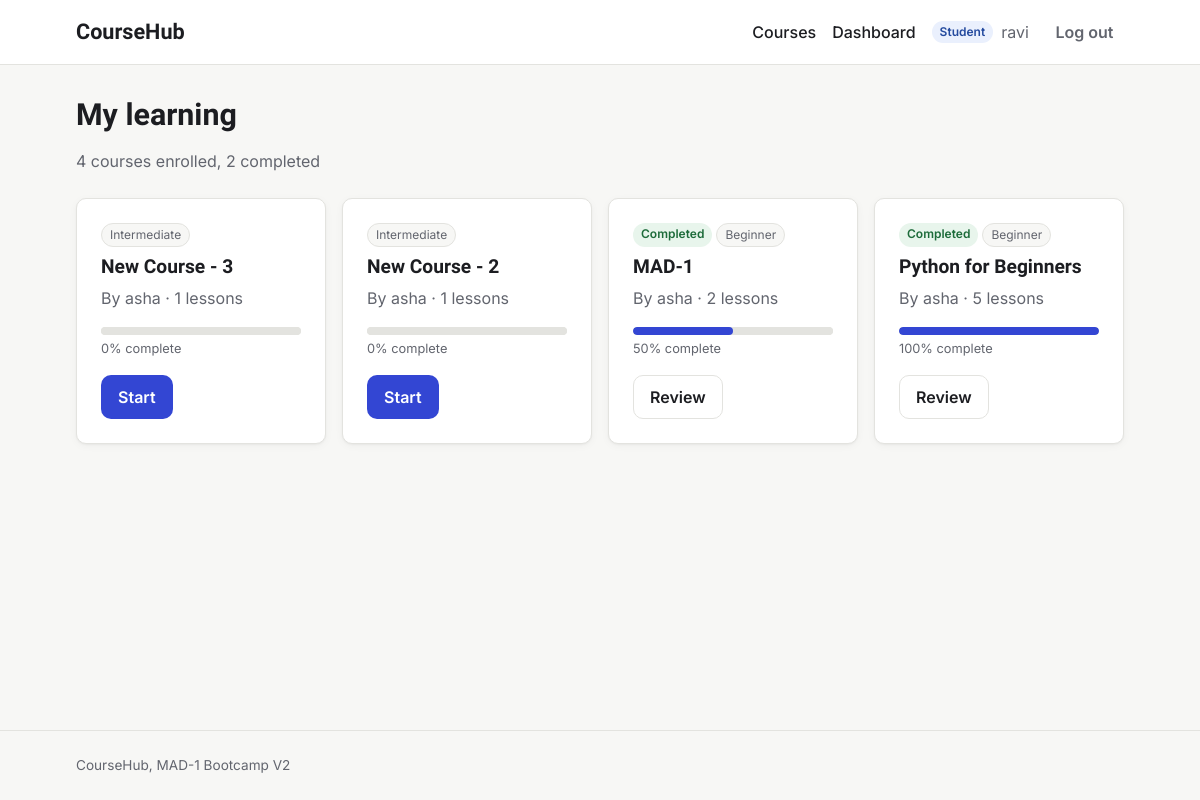
/student/dashboard (signed in), run on an earlier commit of the app's database.
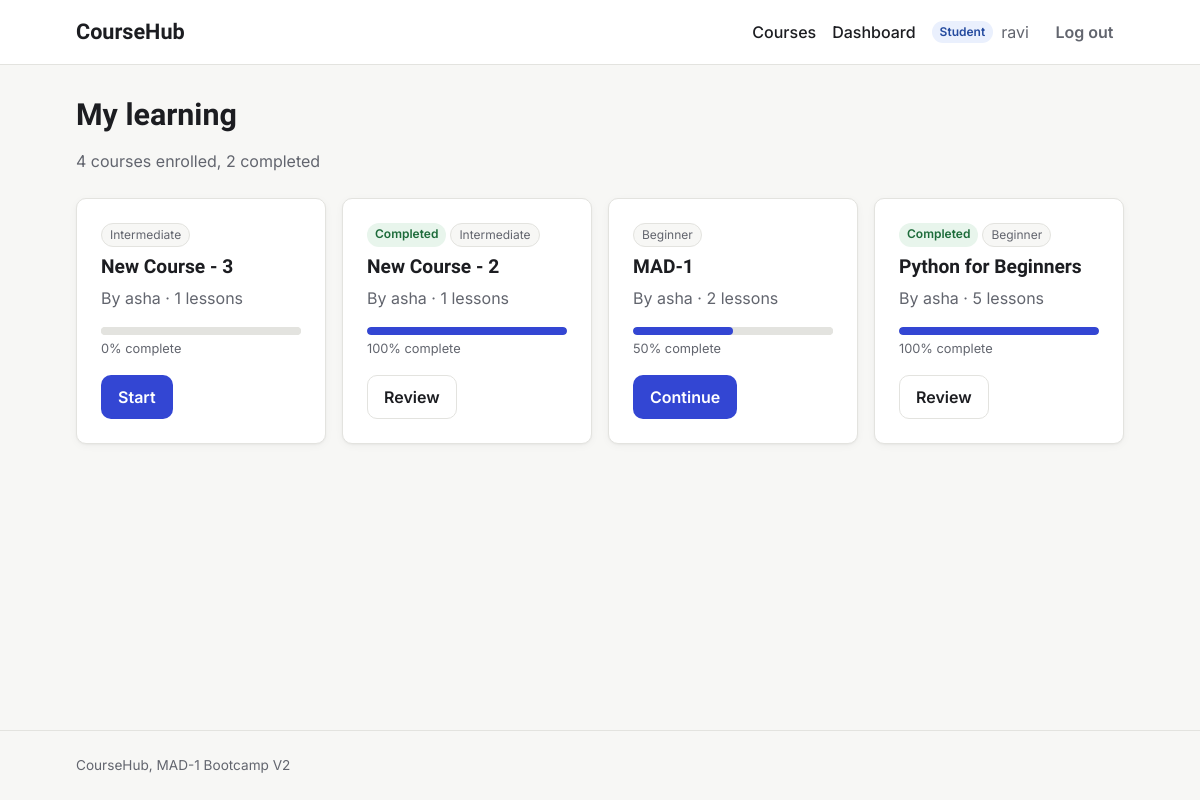
And on a later commit of the database.
### models.py (models this page shows, shortened)
class User(db.Model):
    id = db.Column(db.Integer, primary_key=True)
    username = db.Column(db.String(80), unique=True, nullable=False)
    email = db.Column(db.String(120), unique=True, nullable=False)
    password_hash = db.Column(db.String(256), nullable=False)
    role = db.Column(db.String(20), nullable=False, default="student")
    bio = db.Column(db.Text)
    avatar = db.Column(db.String(200))
    created_at = db.Column(db.DateTime, default=utc_now)
    is_active = db.Column(db.Boolean, default=True)
    taught_courses = db.relationship("Course", backref="instructor", lazy=True)
    enrollments = db.relationship(
        "Enrollment", backref="student", cascade="all, delete-orphan"
    )
    completions = db.relationship(
        "LessonCompletion", backref="student", cascade="all, delete-orphan"
    )

class Enrollment(db.Model):
    id = db.Column(db.Integer, primary_key=True)
    student_id = db.Column(db.Integer, db.ForeignKey("user.id"), nullable=False)
    course_id = db.Column(db.Integer, db.ForeignKey("course.id"), nullable=False)
    enrolled_at = db.Column(db.DateTime, default=utc_now)
    completed_at = db.Column(db.DateTime)
    __table_args__ = (
        db.UniqueConstraint("student_id", "course_id", name="unique_enrollment"),
    )
    @property
    def progress(self):
        total = db.session.scalar(
            db.select(db.func.count(Lesson.id)).where(
                Lesson.course_id == self.course_id
            )
        )
        if not total:
            return 0
        completed = db.session.scalar(
            db.select(db.func.count(LessonCompletion.id))
            .join(Lesson)
            .where(
                LessonCompletion.student_id == self.student_id,
                Lesson.course_id == self.course_id,
            )
        )
        return round(completed / total * 100)

class Course(db.Model):
    id = db.Column(db.Integer, primary_key=True)
    title = db.Column(db.String(200), nullable=False)
    slug = db.Column(db.String(200), unique=True, nullable=False)
    description = db.Column(db.Text)
    short_description = db.Column(db.String(500))
    thumbnail = db.Column(db.String(300))
    price = db.Column(db.Float, default=0.0)
    category = db.Column(db.String(50))
    level = db.Column(db.String(20))
    is_published = db.Column(db.Boolean, default=False)
    is_featured = db.Column(db.Boolean, default=False)
    instructor_id = db.Column(db.Integer, db.ForeignKey("user.id"), nullable=False)
    created_at = db.Column(db.DateTime, default=utc_now)
    updated_at = db.Column(db.DateTime, default=utc_now, onupdate=utc_now)
    lessons = db.relationship(
        "Lesson",
        backref="course",
        cascade="all, delete-orphan",
        order_by="Lesson.order",
    )
    enrollments = db.relationship(
        "Enrollment", backref="course", cascade="all, delete-orphan"
    )

### routes/student.py (the view)
@bp.route("/student/dashboard")
@student_required
def dashboard():
    enrollments = sorted(
        g.user.enrollments, key=lambda e: e.enrolled_at, reverse=True
    )
    return render_template("student_dashboard.html", enrollments=enrollments)

### helpers.py (called while the page is built)
def login_required(view):
    @wraps(view)
    def wrapped(*args, **kwargs):
        if g.user is None:
            flash("Please log in to continue.", "warning")
            return redirect(url_for("auth.login", next=request.full_path))
        return view(*args, **kwargs)
    return wrapped

def role_required(*roles):
    def decorator(view):
        @wraps(view)
        @login_required
        def wrapped(*args, **kwargs):
            if g.user.role not in roles:
                abort(403)
            return view(*args, **kwargs)
        return wrapped
    return decorator

### templates/student_dashboard.html (shortened to what this page needs)
{% extends "base.html" %}
{% from "macros.html" import progress_bar %}
{% block content %}
<div class="page-header">
  <h1>My learning</h1>
  <p class="muted">
    {{ enrollments|length }} course{{ '' if enrollments|length == 1 else 's' }} enrolled,
    {{ enrollments|selectattr('completed_at')|list|length }} completed
  </p>
</div>
{% if enrollments %}
  <div class="course-grid">
    {% for e in enrollments %}
      {% set percent = e.progress %}
      <article class="card">
        <div class="tags">
          {% if e.completed_at %}<span class="badge badge-published">Completed</span>{% endif %}
          {% if e.course.level %}<span class="tag">{{ e.course.level|capitalize }}</span>{% endif %}
        </div>
        <h2 class="card-title">{{ e.course.title }}</h2>
        <p class="muted">By {{ e.course.instructor.username }} · {{ e.course.lessons|length }} lessons</p>
        {{ progress_bar(percent) }}
        <a class="btn {{ 'btn-secondary' if e.completed_at else 'btn-primary' }}"
           href="{{ url_for('student.course_player', slug=e.course.slug) }}">
          {{ 'Review' if e.completed_at else ('Start' if percent == 0 else 'Continue') }}
        </a>
      </article>
    {% endfor %}
  </div>
{% else %}
  <div class="empty-state">
    <h2>You haven't enrolled in anything yet</h2>
    <p class="muted">Pick a course from the catalog to get started.</p>
    <a class="btn btn-primary" href="{{ url_for('courses.course_list') }}">Browse courses</a>
  </div>
{% endif %}
{% endblock %}

### templates/base.html (shortened to what this page needs)
<!DOCTYPE html>
<html lang="en">
<head>
  <link rel="stylesheet" href="{{ url_for('static', filename='style.css') }}">
</head>
<body>
  <header class="navbar">
    <div class="container navbar-inner">
      <a class="brand" href="{{ url_for('courses.home') }}">CourseHub</a>
      <nav aria-label="Main">
        <ul class="nav-links">
          <li><a href="{{ url_for('courses.course_list') }}">Courses</a></li>
          {% if current_user %}
            <li><a href="{{ url_for('auth.dashboard') }}">Dashboard</a></li>
            <li class="nav-user">
              <span class="badge badge-{{ current_user.role }}">{{ current_user.role|capitalize }}</span>
              {{ current_user.username }}
            </li>
            <li>
              <form action="{{ url_for('auth.logout') }}" method="post" class="inline-form">
                <button type="submit" class="btn btn-ghost">Log out</button>
              </form>
            </li>
          {% else %}
            <li><a href="{{ url_for('auth.login') }}">Log in</a></li>
            <li><a class="btn btn-primary" href="{{ url_for('auth.register') }}">Sign up</a></li>
          {% endif %}
        </ul>
      </nav>
    </div>
  </header>
  <main id="main" class="container">
    {% block content %}{% endblock %}
  </main>
  <footer class="footer">
    <div class="container">CourseHub, MAD-1 Bootcamp V2</div>
  </footer>
</body>
</html>

### templates/macros.html (shortened to what this page needs)
{% macro progress_bar(percent) %}
  <progress class="progress" value="{{ percent }}" max="100" aria-label="Course progress">{{ percent }}%</progress>
  <p class="progress-label">{{ percent }}% complete</p>
{% endmacro %}

### static/style.css (style rules this page uses)
:root { --font-display: "Bricolage Grotesque", ui-sans-serif, system-ui, sans-serif; --font-body: "Inter", ui-sans-serif, system-ui, -apple-system, "Segoe UI", Roboto, sans-serif; --color-bg: #f7f7f5; --color-surface: #ffffff; --color-text: #1c1d21; --color-muted: #62656e; --color-border: #e3e3df; --color-primary: #3346d3; --color-primary-hover: #2636b0; --color-focus: #8a96ff; --color-success-bg: #e8f5ec; --color-success-text: #1d6b3a; --color-error-bg: #fdecec; --color-error-text: #a12626; --color-warning-bg: #fff6e0; --color-warning-text: #8a5a00; --color-info-bg: #eaf0fd; --color-info-text: #244a9e; --radius: 10px; --space-1: 0.25rem; --space-2: 0.5rem; --space-3: 0.75rem; --space-4: 1rem; --space-6: 1.5rem; --space-8: 2rem; --space-12: 3rem; --shadow: 0 1px 2px rgba(0, 0, 0, 0.04), 0 2px 8px rgba(0, 0, 0, 0.04); }
*, *::before, *::after { box-sizing: border-box; }
body { margin: 0; min-height: 100vh; display: flex; flex-direction: column; font-family: var(--font-body); font-size: 1rem; line-height: 1.55; color: var(--color-text); background: var(--color-bg); }
h1, h2, h3 { font-family: var(--font-display); line-height: 1.2; margin: 0 0 var(--space-2); }
h1 { font-size: 1.9rem; }
h2 { font-size: 1.2rem; }
a { color: var(--color-primary); }
.container { width: 100%; max-width: 1080px; margin: 0 auto; padding: 0 var(--space-4); }
main.container { flex: 1; padding-top: var(--space-8); padding-bottom: var(--space-12); }
.muted { color: var(--color-muted); }
.navbar { background: var(--color-surface); border-bottom: 1px solid var(--color-border); }
.navbar-inner { display: flex; flex-wrap: wrap; align-items: center; justify-content: space-between; gap: var(--space-3); min-height: 64px; }
.brand { font-family: var(--font-display); font-weight: 700; font-size: 1.35rem; color: var(--color-text); text-decoration: none; }
.nav-links { display: flex; flex-wrap: wrap; align-items: center; gap: var(--space-4); margin: 0; padding: 0; list-style: none; }
.nav-links a:not(.btn) { color: var(--color-text); text-decoration: none; font-weight: 500; }
.nav-user { display: flex; align-items: center; gap: var(--space-2); color: var(--color-muted); }
.inline-form { margin: 0; }
.btn { display: inline-block; padding: 0.55rem 1rem; border: 1px solid transparent; border-radius: var(--radius); font: inherit; font-weight: 600; text-decoration: none; cursor: pointer; transition: background-color 0.15s ease, border-color 0.15s ease; }
.btn-primary { background: var(--color-primary); color: #fff; }
.btn-secondary { background: var(--color-surface); border-color: var(--color-border); color: var(--color-text); }
.btn-ghost { background: transparent; color: var(--color-muted); padding: 0.4rem 0.6rem; }
.badge { display: inline-block; padding: 0.1rem 0.5rem; border-radius: 999px; font-size: 0.75rem; font-weight: 600; }
.badge-student { background: var(--color-info-bg); color: var(--color-info-text); }
.page-header { margin-bottom: var(--space-6); }
.card { padding: var(--space-6); background: var(--color-surface); border: 1px solid var(--color-border); border-radius: var(--radius); box-shadow: var(--shadow); }
.card .muted { margin-top: 0; }
.footer { padding: var(--space-6) 0; border-top: 1px solid var(--color-border); color: var(--color-muted); font-size: 0.85rem; }
.course-grid { display: grid; grid-template-columns: repeat(auto-fill, minmax(240px, 1fr)); gap: var(--space-4); }
.tags { display: flex; flex-wrap: wrap; gap: var(--space-1); }
.tag { display: inline-block; padding: 0.1rem 0.5rem; border-radius: 999px; background: var(--color-bg); border: 1px solid var(--color-border); font-size: 0.75rem; color: var(--color-muted); }
.badge-published { background: var(--color-success-bg); color: var(--color-success-text); }
.card-title { margin-top: var(--space-2); }
.progress { display: block; width: 100%; height: 8px; margin-top: var(--space-3); border: 0; border-radius: 999px; background: var(--color-border); overflow: hidden; appearance: none; -webkit-appearance: none; }
.progress-label { margin: var(--space-1) 0 var(--space-4); font-size: 0.8rem; color: var(--color-muted); }

What changed in the data, as far as the page shows it:
changed Enrollment "New Course - 2": {{ percent }} 0 → 100 (drawn); percent "0" → "100"; completed_at "Start" → "Review"; now shows "Completed"
changed Enrollment "MAD-1": completed_at "Review" → "Continue"; no longer shows "Completed"
